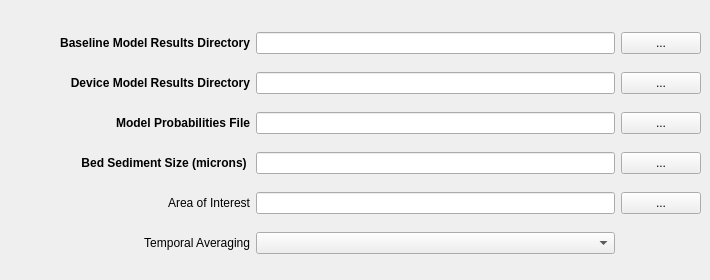
   <widget class="QWidget" name="Shear_Stress_Module_2">
    <property name="focusPolicy">
     <enum>Qt::NoFocus</enum>
    </property>
    <property name="autoFillBackground">
     <bool>false</bool>
    </property>
    <attribute name="title">
     <string>Shear Stress</string>
    </attribute>
    <widget class="QWidget" name="layoutWidget">
     <property name="geometry">
      <rect>
       <x>10</x>
       <y>20</y>
       <width>691</width>
       <height>251</height>
      </rect>
     </property>
     <layout class="QGridLayout" name="gridLayout_2" columnstretch="2,3,0">
      <item row="0" column="0">
       <widget class="QLabel" name="label_10">
        <property name="toolTip">
         <string>&lt;html&gt;&lt;head/&gt;&lt;body&gt;&lt;p&gt;Model results with marine energy devices present. Accepts a single NetCDF file or directory contining a collection of files.&lt;/p&gt;&lt;/body&gt;&lt;/html&gt;</string>
        </property>
        <property name="whatsThis">
         <string>&lt;html&gt;&lt;head/&gt;&lt;body&gt;&lt;p&gt;&lt;span style=&quot; font-weight:400;&quot;&gt;Select directory containing model simulations (.nc files) without MEC (marine energy converters).&lt;/span&gt;&lt;/p&gt;&lt;/body&gt;&lt;/html&gt;</string>
        </property>
        <property name="text">
         <string>&lt;html&gt;&lt;head/&gt;&lt;body&gt;&lt;p align=&quot;right&quot;&gt;&lt;span style=&quot; font-weight:600;&quot;&gt;Baseline Model Results Directory&lt;/span&gt;&lt;/p&gt;&lt;/body&gt;&lt;/html&gt;</string>
        </property>
       </widget>
      </item>
      <item row="0" column="2">
       <widget class="QPushButton" name="shear_no_device_pushButton">
        <property name="text">
         <string>...</string>
        </property>
       </widget>
      </item>
      <item row="1" column="0">
       <widget class="QLabel" name="label_4">
        <property name="toolTip">
         <string>&lt;html&gt;&lt;head/&gt;&lt;body&gt;&lt;p&gt;Model results with marine energy devices present. Accepts a single NetCDF file or directory contining a collection of files.&lt;/p&gt;&lt;/body&gt;&lt;/html&gt;</string>
        </property>
        <property name="whatsThis">
         <string>&lt;html&gt;&lt;head/&gt;&lt;body&gt;&lt;p&gt;&lt;span style=&quot; font-weight:400;&quot;&gt;Select directory containing model simulations (.nc files) with MEC (marine energy converters).&lt;/span&gt;&lt;/p&gt;&lt;/body&gt;&lt;/html&gt;</string>
        </property>
        <property name="text">
         <string>&lt;html&gt;&lt;head/&gt;&lt;body&gt;&lt;p align=&quot;right&quot;&gt;&lt;span style=&quot; font-weight:600;&quot;&gt;Device Model Results Directory&lt;/span&gt;&lt;/p&gt;&lt;/body&gt;&lt;/html&gt;</string>
        </property>
       </widget>
      </item>
      <item row="1" column="1">
       <widget class="QLineEdit" name="shear_device_present">
        <property name="font">
         <font>
          <pointsize>8</pointsize>
          <weight>50</weight>
          <bold>false</bold>
         </font>
        </property>
        <property name="text">
         <string/>
        </property>
        <property name="readOnly">
         <bool>true</bool>
        </property>
       </widget>
      </item>
      <item row="1" column="2">
       <widget class="QPushButton" name="shear_device_pushButton">
        <property name="text">
         <string>...</string>
        </property>
       </widget>
      </item>
      <item row="2" column="0">
       <widget class="QLabel" name="label_23">
        <property name="toolTip">
         <string>&lt;html&gt;&lt;head/&gt;&lt;body&gt;&lt;p&gt;CSV file of model runs and associated probabilities.&lt;/p&gt;&lt;p&gt;Optional if fine name properly formatted. See documentation.&lt;/p&gt;&lt;/body&gt;&lt;/html&gt;</string>
        </property>
        <property name="whatsThis">
         <string>&lt;html&gt;&lt;head/&gt;&lt;body&gt;&lt;p&gt;&lt;span style=&quot; font-weight:400;&quot;&gt;Select hydrodynamic probabilities file indicating the probabilty of each model run occuring.&lt;/span&gt;&lt;/p&gt;&lt;/body&gt;&lt;/html&gt;</string>
        </property>
        <property name="text">
         <string>&lt;html&gt;&lt;head/&gt;&lt;body&gt;&lt;p align=&quot;right&quot;&gt;&lt;span style=&quot; font-weight:600;&quot;&gt;Model Probabilities File&lt;/span&gt;&lt;/p&gt;&lt;/body&gt;&lt;/html&gt;</string>
        </property>
        <property name="wordWrap">
         <bool>true</bool>
        </property>
       </widget>
      </item>
      <item row="2" column="1">
       <widget class="QLineEdit" name="shear_probabilities_file">
        <property name="font">
         <font>
          <pointsize>8</pointsize>
          <weight>50</weight>
          <bold>false</bold>
         </font>
        </property>
        <property name="text">
         <string/>
        </property>
        <property name="readOnly">
         <bool>false</bool>
        </property>
       </widget>
      </item>
      <item row="2" column="2">
       <widget class="QPushButton" name="shear_probabilities_pushButton">
        <property name="text">
         <string>...</string>
        </property>
       </widget>
      </item>
      <item row="3" column="0">
       <widget class="QLabel" name="label_24">
        <property name="toolTip">
         <string>&lt;html&gt;&lt;head/&gt;&lt;body&gt;&lt;p&gt;[Optional]&lt;/p&gt;&lt;p&gt;Sediment Bed Grain Size Receptor File (GeoTiff Raster or CSV file)&lt;/p&gt;&lt;/body&gt;&lt;/html&gt;</string>
        </property>
        <property name="whatsThis">
         <string>&lt;html&gt;&lt;head/&gt;&lt;body&gt;&lt;p&gt;&lt;span style=&quot; font-weight:400;&quot;&gt;Select grain size file&lt;/span&gt;&lt;/p&gt;&lt;/body&gt;&lt;/html&gt;</string>
        </property>
        <property name="text">
         <string>&lt;html&gt;&lt;head/&gt;&lt;body&gt;&lt;p align=&quot;right&quot;&gt;&lt;span style=&quot; font-weight:600;&quot;&gt;Bed Sediment Size (microns) &lt;/span&gt;&lt;/p&gt;&lt;/body&gt;&lt;/html&gt;</string>
        </property>
        <property name="wordWrap">
         <bool>true</bool>
        </property>
       </widget>
      </item>
      <item row="3" column="1">
       <widget class="QLineEdit" name="shear_grain_size_file">
        <property name="font">
         <font>
          <pointsize>8</pointsize>
          <weight>50</weight>
          <bold>false</bold>
         </font>
        </property>
        <property name="text">
         <string/>
        </property>
        <property name="readOnly">
         <bool>true</bool>
        </property>
       </widget>
      </item>
      <item row="3" column="2">
       <widget class="QPushButton" name="shear_grain_size_button">
        <property name="text">
         <string>...</string>
        </property>
       </widget>
      </item>
      <item row="4" column="0">
       <widget class="QLabel" name="label_5">
        <property name="toolTip">
         <string>&lt;html&gt;&lt;head/&gt;&lt;body&gt;&lt;p&gt;[Optional]&lt;/p&gt;&lt;p&gt;Classified GeoTIFF. For example, habbitat, vegetation, or marine species.&lt;/p&gt;&lt;/body&gt;&lt;/html&gt;</string>
        </property>
        <property name="whatsThis">
         <string>&lt;html&gt;&lt;head/&gt;&lt;body&gt;&lt;p&gt;&lt;span style=&quot; font-weight:400;&quot;&gt;Select risk layer file&lt;/span&gt;&lt;/p&gt;&lt;/body&gt;&lt;/html&gt;</string>
        </property>
        <property name="text">
         <string>&lt;html&gt;&lt;head/&gt;&lt;body&gt;&lt;p align=&quot;right&quot;&gt;Area of Interest&lt;/p&gt;&lt;/body&gt;&lt;/html&gt;</string>
        </property>
       </widget>
      </item>
      <item row="4" column="1">
       <widget class="QLineEdit" name="shear_aoi_file">
        <property name="font">
         <font>
          <pointsize>8</pointsize>
          <weight>50</weight>
          <bold>false</bold>
         </font>
        </property>
        <property name="text">
         <string/>
        </property>
        <property name="readOnly">
         <bool>true</bool>
        </property>
       </widget>
      </item>
      <item row="4" column="2">
       <widget class="QPushButton" name="shear_risk_pushButton">
        <property name="text">
         <string>...</string>
        </property>
       </widget>
      </item>
      <item row="5" column="0">
       <widget class="QLabel" name="label_6">
        <property name="toolTip">
         <string>&lt;!DOCTYPE HTML PUBLIC &quot;-//W3C//DTD HTML 4.0//EN&quot; &quot;http://www.w3.org/TR/REC-html40/strict.dtd&quot;&gt;
&lt;html&gt;&lt;head&gt;&lt;meta name=&quot;qrichtext&quot; content=&quot;1&quot; /&gt;&lt;style type=&quot;text/css&quot;&gt;
p, li { white-space: pre-wrap; }
&lt;/style&gt;&lt;/head&gt;&lt;body style=&quot; font-family:'MS Shell Dlg 2'; font-size:9pt; font-weight:600; font-style:normal;&quot;&gt;
&lt;p style=&quot; margin-top:12px; margin-bottom:12px; margin-left:0px; margin-right:0px; -qt-block-indent:0; text-indent:0px;&quot;&gt;&lt;span style=&quot; font-weight:400;&quot;&gt;Selects the temporal averaging applied to model time series results.&lt;/span&gt;&lt;/p&gt;
&lt;p style=&quot; margin-top:12px; margin-bottom:12px; margin-left:0px; margin-right:0px; -qt-block-indent:0; text-indent:0px;&quot;&gt;Maximum&lt;span style=&quot; font-weight:400;&quot;&gt; : Maximum value over time&lt;/span&gt;&lt;/p&gt;
&lt;p style=&quot; margin-top:12px; margin-bottom:12px; margin-left:0px; margin-right:0px; -qt-block-indent:0; text-indent:0px;&quot;&gt;Mean&lt;span style=&quot; font-weight:400;&quot;&gt; : Mean value over time&lt;/span&gt;&lt;/p&gt;
&lt;p style=&quot; margin-top:12px; margin-bottom:12px; margin-left:0px; margin-right:0px; -qt-block-indent:0; text-indent:0px;&quot;&gt;Final Timestep&lt;span style=&quot; font-weight:400;&quot;&gt; : Final simulated time&lt;/span&gt;&lt;/p&gt;&lt;/body&gt;&lt;/html&gt;</string>
        </property>
        <property name="whatsThis">
         <string>&lt;!DOCTYPE HTML PUBLIC &quot;-//W3C//DTD HTML 4.0//EN&quot; &quot;http://www.w3.org/TR/REC-html40/strict.dtd&quot;&gt;
&lt;html&gt;&lt;head&gt;&lt;meta name=&quot;qrichtext&quot; content=&quot;1&quot; /&gt;&lt;style type=&quot;text/css&quot;&gt;
p, li { white-space: pre-wrap; }
&lt;/style&gt;&lt;/head&gt;&lt;body style=&quot; font-family:'MS Shell Dlg 2'; font-size:9pt; font-weight:600; font-style:normal;&quot;&gt;
&lt;p style=&quot; margin-top:12px; margin-bottom:12px; margin-left:0px; margin-right:0px; -qt-block-indent:0; text-indent:0px;&quot;&gt;&lt;span style=&quot; font-weight:400;&quot;&gt;Select the method of determining the shear stress to use. &lt;/span&gt;&lt;/p&gt;
&lt;p style=&quot; margin-top:12px; margin-bottom:12px; margin-left:0px; margin-right:0px; -qt-block-indent:0; text-indent:0px;&quot;&gt;&lt;span style=&quot; font-weight:400;&quot;&gt;Maximum of time series for each cell&lt;/span&gt;&lt;/p&gt;
&lt;p style=&quot; margin-top:12px; margin-bottom:12px; margin-left:0px; margin-right:0px; -qt-block-indent:0; text-indent:0px;&quot;&gt;&lt;span style=&quot; font-weight:400;&quot;&gt;Mean of time series for each cell&lt;/span&gt;&lt;/p&gt;
&lt;p style=&quot; margin-top:12px; margin-bottom:12px; margin-left:0px; margin-right:0px; -qt-block-indent:0; text-indent:0px;&quot;&gt;&lt;span style=&quot; font-weight:400;&quot;&gt;or value corresponding to final timestep&lt;/span&gt;&lt;/p&gt;&lt;/body&gt;&lt;/html&gt;</string>
        </property>
        <property name="text">
         <string>&lt;html&gt;&lt;head/&gt;&lt;body&gt;&lt;p align=&quot;right&quot;&gt;Temporal Averaging&lt;/p&gt;&lt;/body&gt;&lt;/html&gt;</string>
        </property>
       </widget>
      </item>
      <item row="5" column="1">
       <widget class="QComboBox" name="shear_averaging_combobox">
        <property name="font">
         <font>
          <pointsize>8</pointsize>
          <weight>50</weight>
          <bold>false</bold>
         </font>
        </property>
       </widget>
      </item>
      <item row="0" column="1">
       <widget class="QLineEdit" name="shear_device_not_present">
        <property name="font">
         <font>
          <pointsize>8</pointsize>
          <weight>50</weight>
          <bold>false</bold>
         </font>
        </property>
        <property name="text">
         <string/>
        </property>
        <property name="readOnly">
         <bool>true</bool>
        </property>
       </widget>
      </item>
     </layout>
    </widget>
   </widget>
